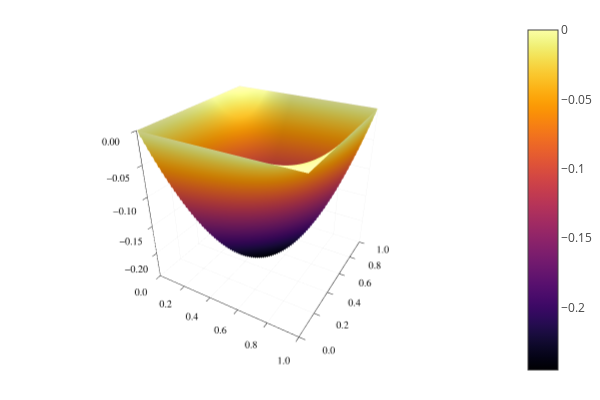

Notebook code for this chart:
### Code cell
X=range(0,stop=1,length=101)
Ξ=range(0,stop=1,length=101)
surface(X,Ξ,g)

### Figure 1 — Plotly figure (JSON) as saved in the notebook; plotly's stock layout.template omitted (floating-point values rounded to 4 significant figures; data arrays with more than 128 entries replaced by an {"elided": "..."} marker saying what was removed)
{"data": [{"colorbar": {"title": ""}, "colorscale": {"elided": "256x2 mixed values"}, "hoverinfo": "none", "name": "y1", "opacity": null, "scene": "scene", "showlegend": false, "showscale": true, "type": "surface", "x": [0, 0.01, 0.02, 0.03, 0.04, 0.05, 0.06, 0.07, 0.08, 0.09, 0.1, 0.11, 0.12, 0.13, 0.14, 0.15, 0.16, 0.17, 0.18, 0.19, 0.2, 0.21, 0.22, 0.23, 0.24, 0.25, 0.26, 0.27, 0.28, 0.29, 0.3, 0.31, 0.32, 0.33, 0.34, 0.35, 0.36, 0.37, 0.38, 0.39, 0.4, 0.41, 0.42, 0.43, 0.44, 0.45, 0.46, 0.47, 0.48, 0.49, 0.5, 0.51, 0.52, 0.53, 0.54, 0.55, 0.56, 0.57, 0.58, 0.59, 0.6, 0.61, 0.62, 0.63, 0.64, 0.65, 0.66, 0.67, 0.68, 0.69, 0.7, 0.71, 0.72, 0.73, 0.74, 0.75, 0.76, 0.77, 0.78, 0.79, 0.8, 0.81, 0.82, 0.83, 0.84, 0.85, 0.86, 0.87, 0.88, 0.89, 0.9, 0.91, 0.92, 0.93, 0.94, 0.95, 0.96, 0.97, 0.98, 0.99, 1], "xaxis": "x", "y": [0, 0.01, 0.02, 0.03, 0.04, 0.05, 0.06, 0.07, 0.08, 0.09, 0.1, 0.11, 0.12, 0.13, 0.14, 0.15, 0.16, 0.17, 0.18, 0.19, 0.2, 0.21, 0.22, 0.23, 0.24, 0.25, 0.26, 0.27, 0.28, 0.29, 0.3, 0.31, 0.32, 0.33, 0.34, 0.35, 0.36, 0.37, 0.38, 0.39, 0.4, 0.41, 0.42, 0.43, 0.44, 0.45, 0.46, 0.47, 0.48, 0.49, 0.5, 0.51, 0.52, 0.53, 0.54, 0.55, 0.56, 0.57, 0.58, 0.59, 0.6, 0.61, 0.62, 0.63, 0.64, 0.65, 0.66, 0.67, 0.68, 0.69, 0.7, 0.71, 0.72, 0.73, 0.74, 0.75, 0.76, 0.77, 0.78, 0.79, 0.8, 0.81, 0.82, 0.83, 0.84, 0.85, 0.86, 0.87, 0.88, 0.89, 0.9, 0.91, 0.92, 0.93, 0.94, 0.95, 0.96, 0.97, 0.98, 0.99, 1], "yaxis": "y", "z": {"elided": "101x101 float values"}, "zaxis": "z", "zmax": 4.441e-16, "zmin": -0.2449}], "layout": {"annotations": [], "height": 400, "legend": {"bgcolor": "rgba(255, 255, 255, 1.000)", "bordercolor": "rgba(0, 0, 0, 1.000)", "borderwidth": 1, "font": {"color": "rgba(0, 0, 0, 1.000)", "family": "sans-serif", "size": 11}, "title": {"font": {"color": "rgba(0, 0, 0, 1.000)", "family": "sans-serif", "size": 15}, "text": ""}, "tracegroupgap": 0, "traceorder": "normal", "x": 1, "xanchor": "auto", "y": 1, "yanchor": "auto"}, "margin": {"b": 20, "l": 0, "r": 0, "t": 20}, "paper_bgcolor": "rgba(255, 255, 255, 1.000)", "plot_bgcolor": "rgba(255, 255, 255, 1.000)", "scene": {"camera": {"eye": {"x": 1.126, "y": -1.95, "z": 1.3}}, "domain": {"x": [0.05101, 0.9934], "y": [0.03762, 0.9902]}, "xaxis": {"gridcolor": "rgba(0, 0, 0, 0.100)", "gridwidth": 0.5, "linecolor": "rgba(0, 0, 0, 1.000)", "mirror": false, "range": [0, 1], "showgrid": true, "showline": true, "showticklabels": true, "tickangle": 0, "tickcolor": "rgb(0, 0, 0)", "tickfont": {"color": "rgba(0, 0, 0, 1.000)", "family": "sans-serif", "size": 11}, "tickmode": "array", "ticks": "inside", "ticktext": ["0.0", "0.2", "0.4", "0.6", "0.8", "1.0"], "tickvals": [0, 0.2, 0.4, 0.6, 0.8, 1], "title": "", "titlefont": {"color": "rgba(0, 0, 0, 1.000)", "family": "sans-serif", "size": 15}, "type": "-", "visible": true, "zeroline": false, "zerolinecolor": "rgba(0, 0, 0, 1.000)"}, "yaxis": {"gridcolor": "rgba(0, 0, 0, 0.100)", "gridwidth": 0.5, "linecolor": "rgba(0, 0, 0, 1.000)", "mirror": false, "range": [0, 1], "showgrid": true, "showline": true, "showticklabels": true, "tickangle": 0, "tickcolor": "rgb(0, 0, 0)", "tickfont": {"color": "rgba(0, 0, 0, 1.000)", "family": "sans-serif", "size": 11}, "tickmode": "array", "ticks": "inside", "ticktext": ["0.0", "0.2", "0.4", "0.6", "0.8", "1.0"], "tickvals": [0, 0.2, 0.4, 0.6, 0.8, 1], "title": "", "titlefont": {"color": "rgba(0, 0, 0, 1.000)", "family": "sans-serif", "size": 15}, "type": "-", "visible": true, "zeroline": false, "zerolinecolor": "rgba(0, 0, 0, 1.000)"}, "zaxis": {"gridcolor": "rgba(0, 0, 0, 0.100)", "gridwidth": 0.5, "linecolor": "rgba(0, 0, 0, 1.000)", "mirror": false, "range": [-0.2449, 4.441e-16], "showgrid": true, "showline": true, "showticklabels": true, "tickangle": 0, "tickcolor": "rgb(0, 0, 0)", "tickfont": {"color": "rgba(0, 0, 0, 1.000)", "family": "sans-serif", "size": 11}, "tickmode": "array", "ticks": "inside", "ticktext": ["−0.20", "−0.15", "−0.10", "−0.05", "0.00"], "tickvals": [-0.2, -0.15, -0.1, -0.05, 0], "title": "", "titlefont": {"color": "rgba(0, 0, 0, 1.000)", "family": "sans-serif", "size": 15}, "type": "-", "visible": true, "zeroline": false, "zerolinecolor": "rgba(0, 0, 0, 1.000)"}}, "showlegend": true, "width": 600}}
